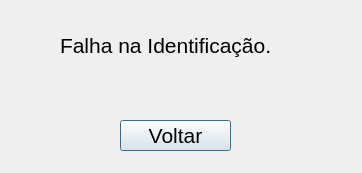
<?xml version="1.0" encoding="UTF-8"?>
<ui version="4.0">
 <class>ErroIdentificacao</class>
 <widget class="QDialog" name="ErroIdentificacao">
  <property name="geometry">
   <rect>
    <x>0</x>
    <y>0</y>
    <width>362</width>
    <height>173</height>
   </rect>
  </property>
  <property name="minimumSize">
   <size>
    <width>362</width>
    <height>173</height>
   </size>
  </property>
  <property name="maximumSize">
   <size>
    <width>362</width>
    <height>173</height>
   </size>
  </property>
  <property name="windowTitle">
   <string>Dialog</string>
  </property>
  <widget class="QPushButton" name="erroIdentificacaoBotao">
   <property name="geometry">
    <rect>
     <x>120</x>
     <y>120</y>
     <width>111</width>
     <height>31</height>
    </rect>
   </property>
   <property name="font">
    <font>
     <family>Arial</family>
     <pointsize>16</pointsize>
    </font>
   </property>
   <property name="text">
    <string>Voltar</string>
   </property>
  </widget>
  <widget class="QLabel" name="erroIdentificacaoLabel">
   <property name="geometry">
    <rect>
     <x>60</x>
     <y>10</y>
     <width>241</width>
     <height>71</height>
    </rect>
   </property>
   <property name="font">
    <font>
     <family>Arial</family>
     <pointsize>16</pointsize>
    </font>
   </property>
   <property name="contextMenuPolicy">
    <enum>Qt::DefaultContextMenu</enum>
   </property>
   <property name="text">
    <string>Falha na Identificação.</string>
   </property>
   <property name="scaledContents">
    <bool>false</bool>
   </property>
   <property name="wordWrap">
    <bool>true</bool>
   </property>
  </widget>
 </widget>
 <resources/>
 <connections/>
</ui>
